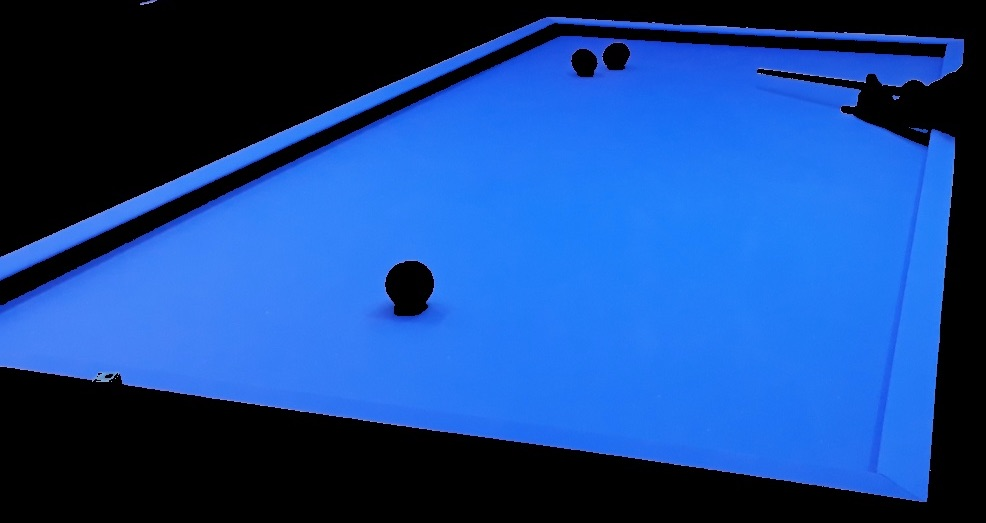
#> input picture object_detection/special_res/img2.jpg, 986 x 523 px, found by its file name
$ python untitled0.py
#> lines starting #> are read from the running program, lines starting #| are printed output that depends on the picture; after the words box and inside, x2 and y2 are one past the last pixel; in counts of white or black regions, pixels touching at a corner belong together
#!/usr/bin/env python3
# -*- coding: utf-8 -*-
"""
Created on Fri Apr 17 20:52:14 2020

@author: gkalstn
"""

import cv2
import numpy as np
import numpy.linalg as lin


img_path = '/Users/gkalstn/capstone/object_detection/special_res/img2.jpg'
#img_path = '/Users/gkalstn/capstone/imgs/before_results.png'

origin = cv2.imread(img_path)
#> origin is the input picture: shape (523, 986, 3); mean B, G, R 143.3, 70.1, 24.7
h, w = origin[:,:,0].shape
#> h = 523; w = 986
if (h > 1000) or (w > 1000) :
    h, w = int(h/3), int(w/3)
origin = cv2.resize(origin, dsize=(w, h), interpolation=cv2.INTER_AREA)


no_background = np.zeros((h, w, 3))

for i in range(h) :
    for j in range(w) :
        if (origin[i,j,0] > origin[i,j,1]) and (origin[i,j,1] > origin[i,j,2] and (origin[i,j,0]>190)) and (origin[i,j,1]<170):
            no_background[i, j] = origin[i, j]
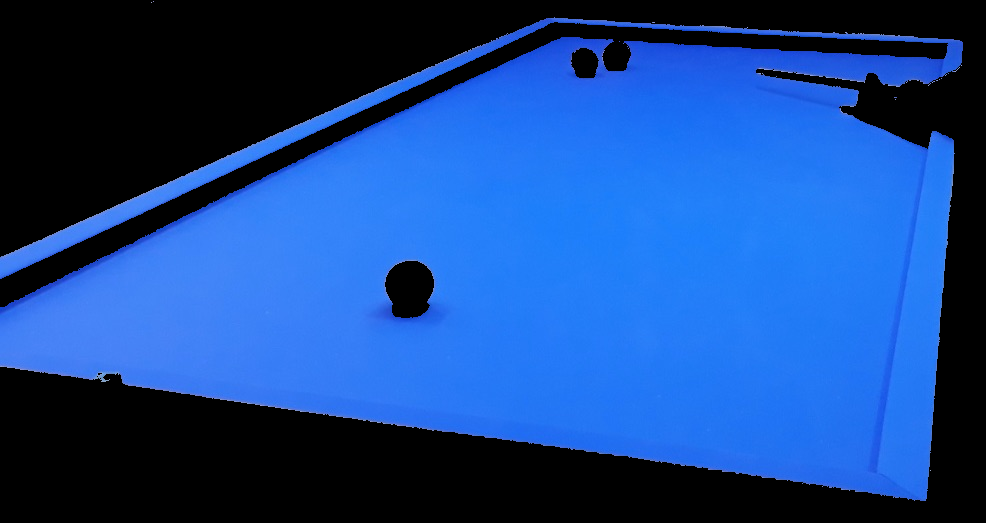
#> no_background: shape (523, 986, 3) float64; mean B, G, R 140.9, 69.3, 24.1
#            print(origin[i,j])


wha = no_background[:,:,0]
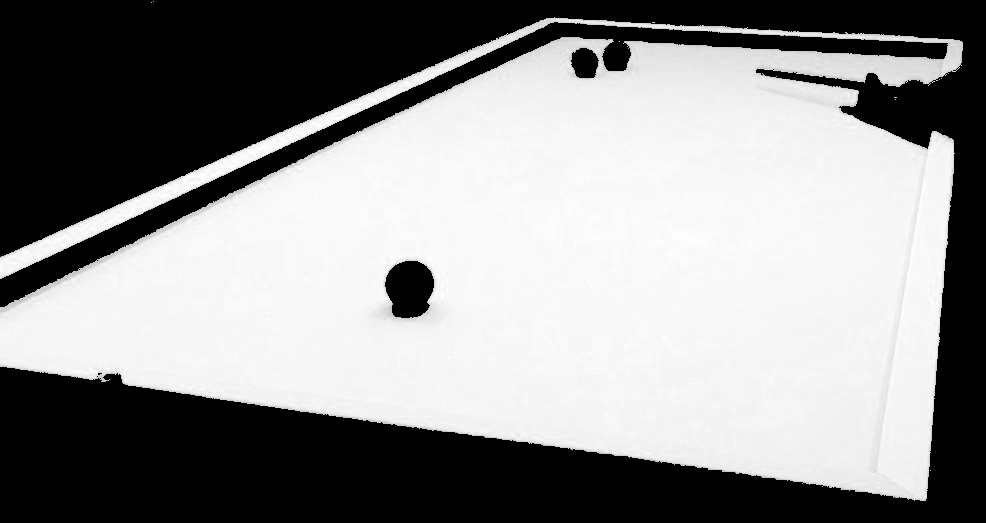
#> wha: shape (523, 986) float64; min 0, max 255, mean 140.9

for i in range(h) :
    for j in range(w) :
        if wha[i, j] != 0 :
            wha[i, j] = 200
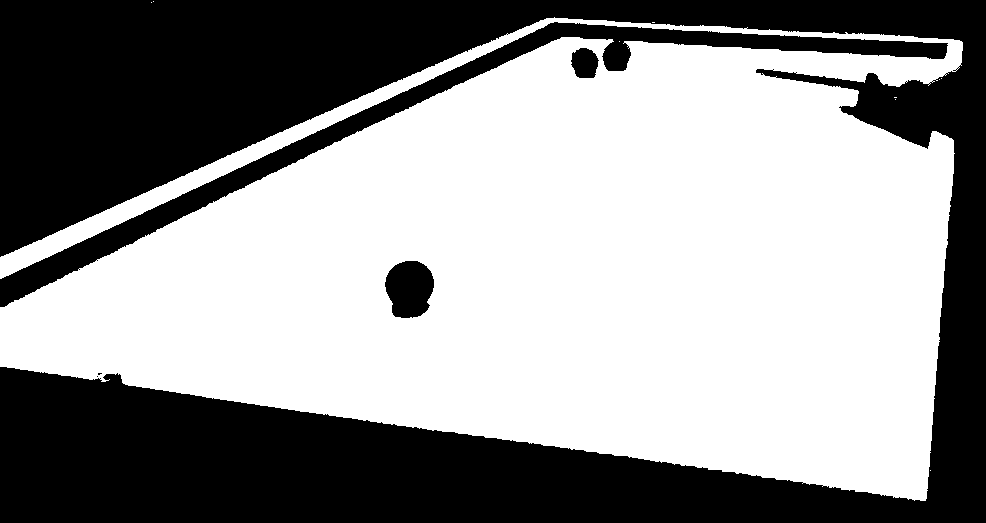
#> wha: shape (523, 986) float64; values 0 (black) and 200 (white), 57.8% white; 6 black regions (2 under 20 px), largest, box (x1, y1, x2, y2) and area: (0, 0, 986, 523) 196578, (0, 22, 948, 307) 18226, (385, 261, 434, 318) 2192, (571, 48, 599, 78) 652

piv = max(w, h)
#> piv = 986

a = wha[200, :].tolist()
#> a = 986 values, max 200 at index 127, min 0 at index 0, mean 157.6
a
a.index(200)

piv_x_list = np.linspace(0, piv-1, 17)
#> piv_x_list = 17 values from 0 to 985

side1 = []
side2 = []


for i in piv_x_list : #i 가 행
    i = int(i)
    if piv == w :
        lists = wha[:, i].tolist()
        if (not (200 in lists)) or (lists.count(200) == 1) :
            continue

        for j in range(h) :
            if wha[j, i] == 200 :
                side1.append([j, i])
                break

        for j in range(h) :
            if wha[h-1-j, i] == 200 :
                side2.append([h-1-j, i])
                break


    else :
        lists = wha[i, :].tolist()
        if (not (200 in lists)) or (lists.count(200) == 1):
            continue

        for j in range(w) :
            if wha[i, j] == 200 :
                side1.append([i, j])
                break
        for j in range(w) :
            if wha[i, w-1-j] == 200 :
                side2.append([i, w-1-j])
                break
#> after the loop, side1 = [[257, 0], [230, 61], [202, 123], [176, 184], [148, 246], [120, 307], [93, 369], [67, 430], [41, 492], [17, 554], [22, 615], [26, 677], [28, 738], [32, 800], [33, 861], [38, 923]]; side2 = [[366, 0], [375, 61], [383, 123], [393, 184], [402, 246], [411, 307], [420, 369], [429, 430], [437, 492], [445, 554], [455, 615], [463, 677], [473, 738], [481, 800], [491, 861], [500, 923]]


s1 = []
s2 = []
s3 = []
s4 = []

def getcos(combination_list) :
    v1 = combination_list[1] - combination_list[0]
    v2 = combination_list[2] - combination_list[0]
    cos = np.dot(v1, v2) / (np.linalg.norm(v1, ord=2)*np.linalg.norm(v2, ord=2))

    return abs(cos)


for i in range(len(side1)-3) :
    if getcos(np.array(side1[i:i+3])) < 0.999 :
        s1 += side1[:i]
        s2 += side1[i+4:]
        break
#> this loop made 9 passes
#> (v1 in getcos, v2 in getcos, cos in getcos, s2) on pass 9: ([-24, 62], [-19, 123], 0.977, [[28, 738], [32, 800], [33, 861], [38, 923]])
#> (v1 in getcos, v2 in getcos, cos in getcos) on passes 1 to 6: ([-27, 61], [-55, 123], 1), ([-28, 62], [-54, 123], 1), ([-26, 61], [-54, 123], 1), ([-28, 62], [-56, 123], 1), ([-28, 61], [-55, 123], 1), ([-27, 62], [-53, 123], 1)

for i in range(len(side1)-3) :
    if getcos(np.array(side1[i:i+3])) < 0.999 :
        s4 += side2[:i]
        s3 += side2[i+4:]
        break


def equation(point_list1, point_list2) :
    x11 = point_list1[0][0]
#> x11 = 257
    y11 = point_list1[0][1]
#> y11 = 0
    x12 = point_list1[1][0]
#> x12 = 230
    y12 = point_list1[1][1]
#> y12 = 61

    x21 = point_list2[0][0]
#> x21 = 28
    y21 = point_list2[0][1]
#> y21 = 738
    x22 = point_list2[1][0]
#> x22 = 32
    y22 = point_list2[1][1]
#> y22 = 800

    A = np.array([[y12-y11, -x12+x11],
                  [y22-y21, -x22+x21]])
#> A = [[61, 27], [62, -4]]
    inv_A = lin.inv(A)
#> inv_A = [[0.00209, 0.0141], [0.0323, -0.0318]]
    X = np.array([x11*y12-x12*y11, x21*y22-x22*y21])
#> X = [15677, -1216]

    result = np.dot(inv_A, X.T)
#> result = [15.58, 545.4]

    return result


p1 = equation(s1, s2)
#> p1 = [15.58, 545.4]
p2 = equation(s2, s3)
#> p2 = [-417, -6159.5]
p3 = equation(s3, s4)
#> p3 = [459.9, 636.1]
p4 = equation(s4, s1)
#> p4 = [338.8, -184.7]


point_list = [p1, p2, p3, p4]
#> point_list = [[15.58, 545.4], [-417, -6159.5], [459.9, 636.1], [338.8, -184.7]]

$ run again, with object_detection/special_res/img1.jpg copied over object_detection/special_res/img2.jpg
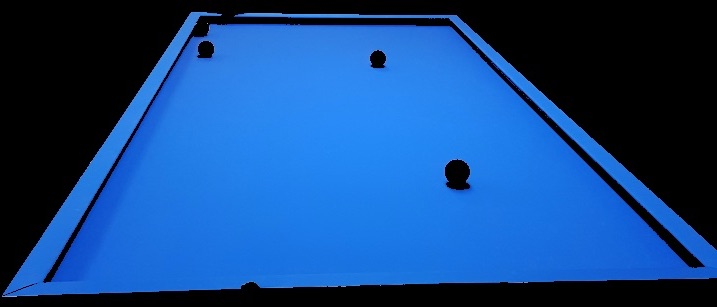
#> input picture object_detection/special_res/img1.jpg, 717 x 307 px, found by its file name
#> origin is the input picture: shape (307, 717, 3); mean B, G, R 135.6, 70.9, 20.3
#> after the loop `for i in range(h) :`:
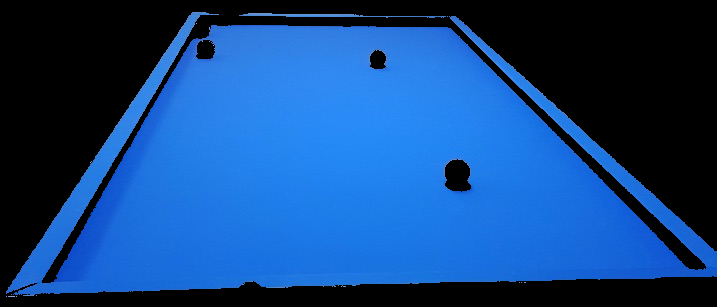
#> no_background: shape (307, 717, 3) float64; mean B, G, R 131.3, 69, 19.2
#> after the loop `for i in range(h) :`:
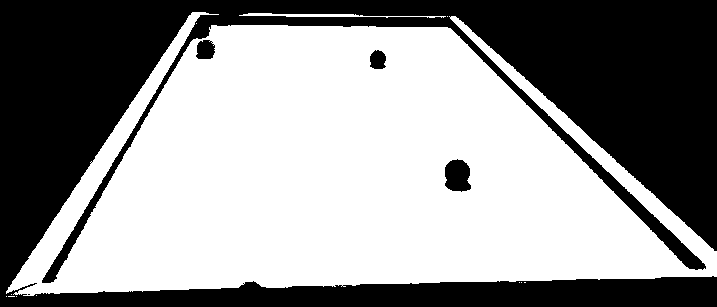
#> wha: shape (307, 717) float64; values 0 (black) and 200 (white), 57.6% white; 5 black regions (1 under 20 px), largest, box (x1, y1, x2, y2) and area: (0, 0, 717, 307) 92201, (445, 159, 471, 192) 687, (196, 40, 215, 59) 297, (370, 50, 386, 69) 249
#> a = 717 values, max 200 at index 67, min 0 at index 0, mean 158.4
#> after the loop `for i in piv_x_list :`: side1 = [[234, 44], [166, 89], [98, 134], [30, 179], [26, 223], [13, 268], [14, 313], [15, 358], [16, 402], [16, 447], [49, 492], [89, 537], [129, 581], [170, 626], [211, 671], [251, 716]]; side2 = [[292, 44], [292, 89], [290, 134], [289, 179], [287, 223], [287, 268], [285, 313], [284, 358], [283, 402], [281, 447], [281, 492], [280, 537], [278, 581], [278, 626], [276, 671], [276, 716]]
#> the loop `for i in range(len(side1)-3) :` made 3 passes
#> (v2 in getcos, cos in getcos, s1) on pass 3: ([-72, 89], 0.954, [[234, 44], [166, 89]])
#> the loop `for i in range(len(side1)-3) :` made 3 passes
#> (v2 in getcos, cos in getcos, s4) on pass 3: ([-72, 89], 0.954, [[292, 44], [292, 89]])
#> x11 = 234
#> y11 = 44
#> x12 = 166
#> y12 = 89
#> x21 = 14
#> y21 = 313
#> x22 = 15
#> y22 = 358
#> A = [[45, 68], [45, -1]]
#> inv_A = [[0.000322, 0.0219], [0.0145, -0.0145]]
#> X = [13522, 317]
#> result = [11.3, 191.4]
#> p2 = [149.5, 6410.5]
#> p3 = [292, -2]
#> p4 = [292, 5.62]
#> point_list = [[11.3, 191.4], [149.5, 6410.5], [292, -2], [292, 5.62]]
